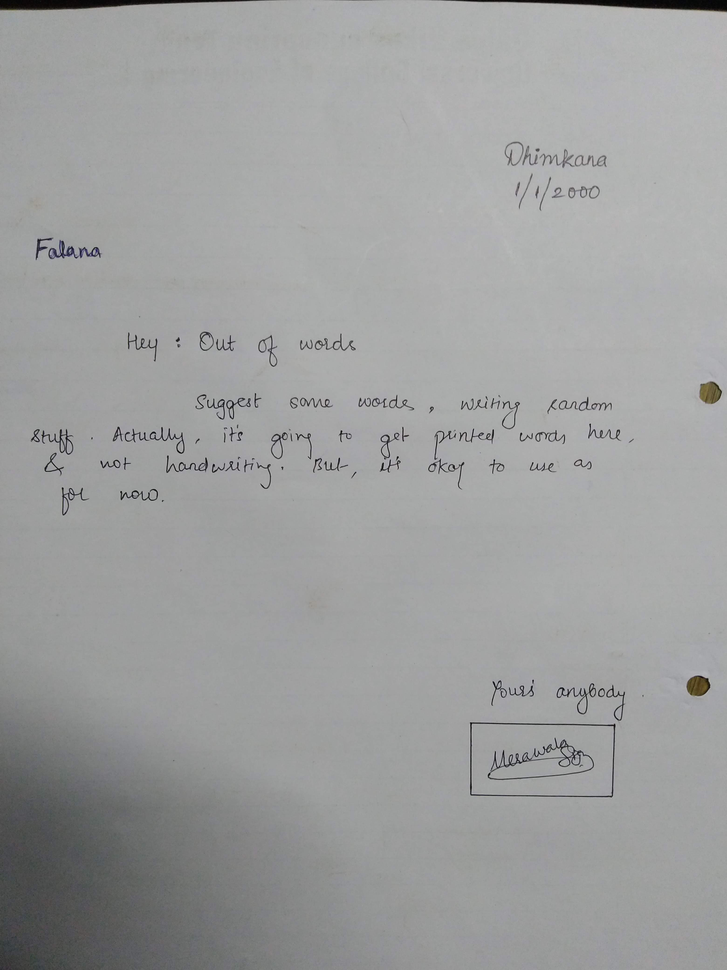
#> input picture rect/rect_sample.png, 727 x 970 px, shrunk from 3120 x 4160 before the run
$ python rect.py   (older library calls are emulated)
#> lines starting #> are read from the running program, lines starting #| are printed output that depends on the picture; after the words box and inside, x2 and y2 are one past the last pixel; in counts of white or black regions, pixels touching at a corner belong together
import cv2
import numpy as np
import os
import re
path=re.sub(r"\\",r"/",os.getcwd())
img = cv2.imread(path+"/rect/rect_sample.png", 0)
#> img: shape (970, 727); min 0, max 202, mean 158

(thresh, img_bin) = cv2.threshold(img, 128, 255,cv2.THRESH_BINARY|cv2.THRESH_OTSU)
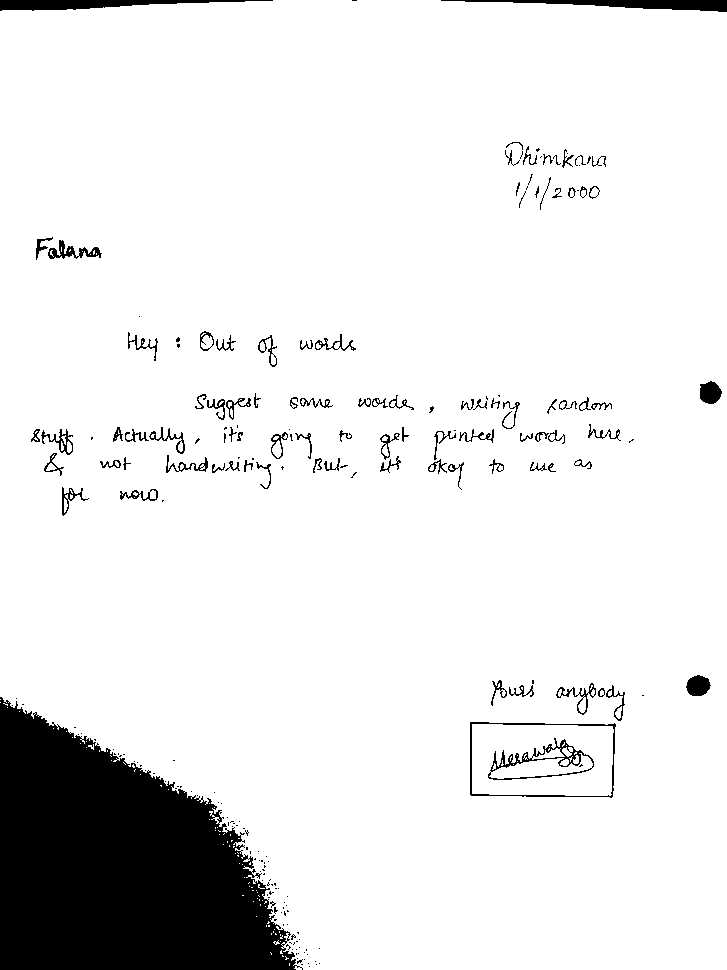
#> img_bin: shape (970, 727); 90.5% white; 220 black regions (132 under 20 px), largest, box (x1, y1, x2, y2) and area: (0, 697, 303, 970) 53929, (441, 0, 727, 12) 1624, (0, 0, 273, 11) 1573
#> thresh = 129

img_bin = 255-img_bin
cv2.imwrite("Image_bin.jpg",img_bin)

kernel_length = np.array(img).shape[1]//80
#> kernel_length = 9
verticle_kernel = cv2.getStructuringElement(cv2.MORPH_RECT, (1, kernel_length))
#> verticle_kernel = [1, 1, 1, 1, 1, 1, 1, 1, 1]
hori_kernel = cv2.getStructuringElement(cv2.MORPH_RECT, (kernel_length, 1))
kernel = cv2.getStructuringElement(cv2.MORPH_RECT, (3, 3))

img_temp1 = cv2.erode(img_bin, verticle_kernel, iterations=3)
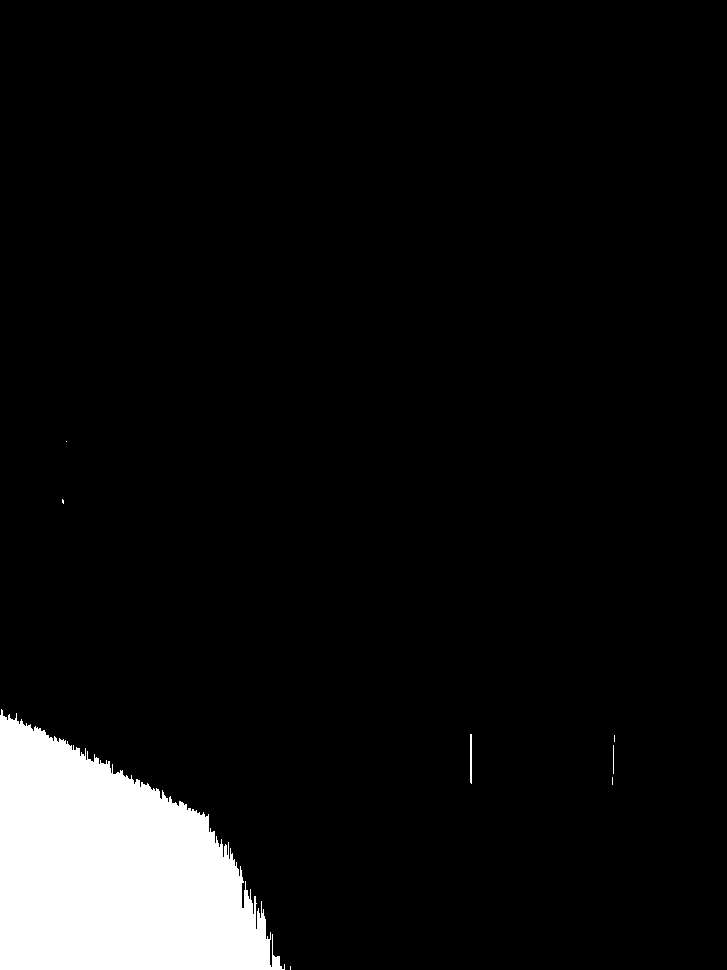
#> img_temp1: shape (970, 727); 7% white; 8 white regions (5 under 20 px), largest, box (x1, y1, x2, y2) and area: (0, 709, 285, 970) 48918, (470, 734, 472, 784) 99, (613, 745, 614, 774) 29
verticle_lines_img = cv2.dilate(img_temp1, verticle_kernel, iterations=3)
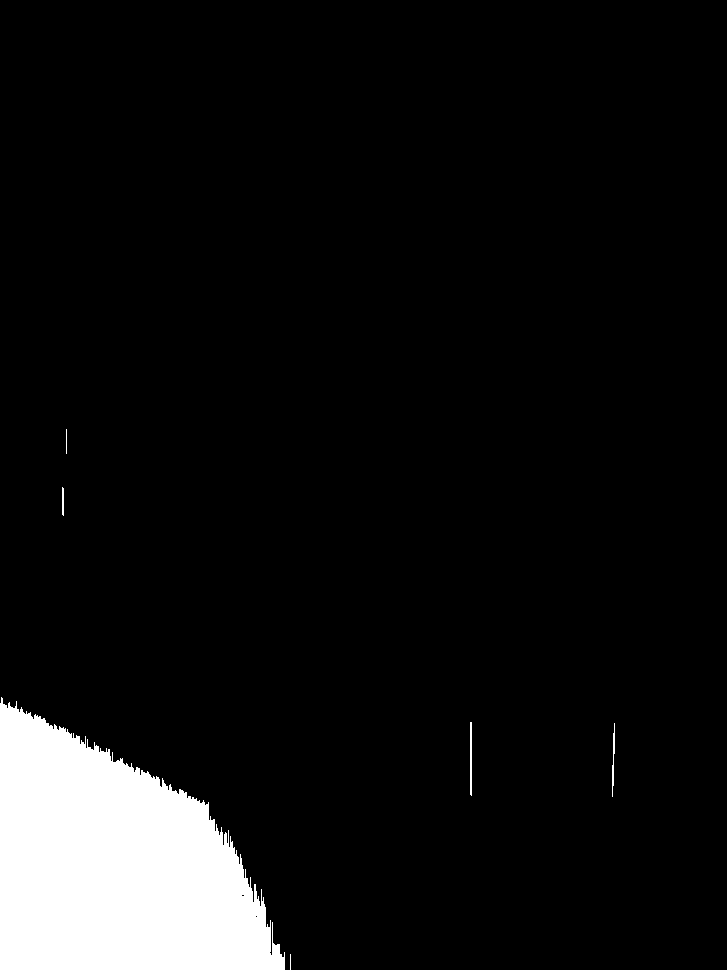
#> verticle_lines_img: shape (970, 727); 7.5% white; 6 white regions (1 under 20 px), largest, box (x1, y1, x2, y2) and area: (0, 697, 285, 970) 52434, (470, 722, 472, 796) 147, (612, 723, 615, 797) 116, (62, 487, 64, 516) 56, (66, 429, 67, 454) 25
cv2.imwrite("verticle_lines.jpg",verticle_lines_img)

img_temp2 = cv2.erode(img_bin, hori_kernel, iterations=3)
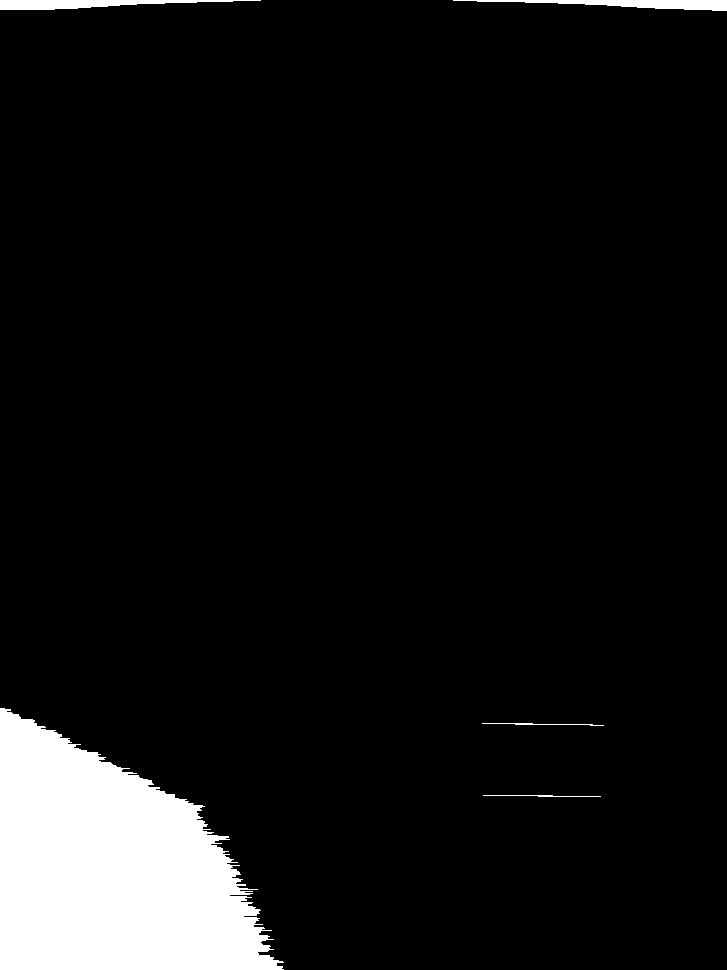
#> img_temp2: shape (970, 727); 7.5% white; 5 white regions, box (x1, y1, x2, y2) and area: (0, 708, 284, 970) 49405, (453, 0, 727, 11) 1483, (0, 0, 261, 10) 1445, (482, 723, 604, 726) 143, (483, 795, 601, 797) 133
horizontal_lines_img = cv2.dilate(img_temp2, hori_kernel, iterations=3)
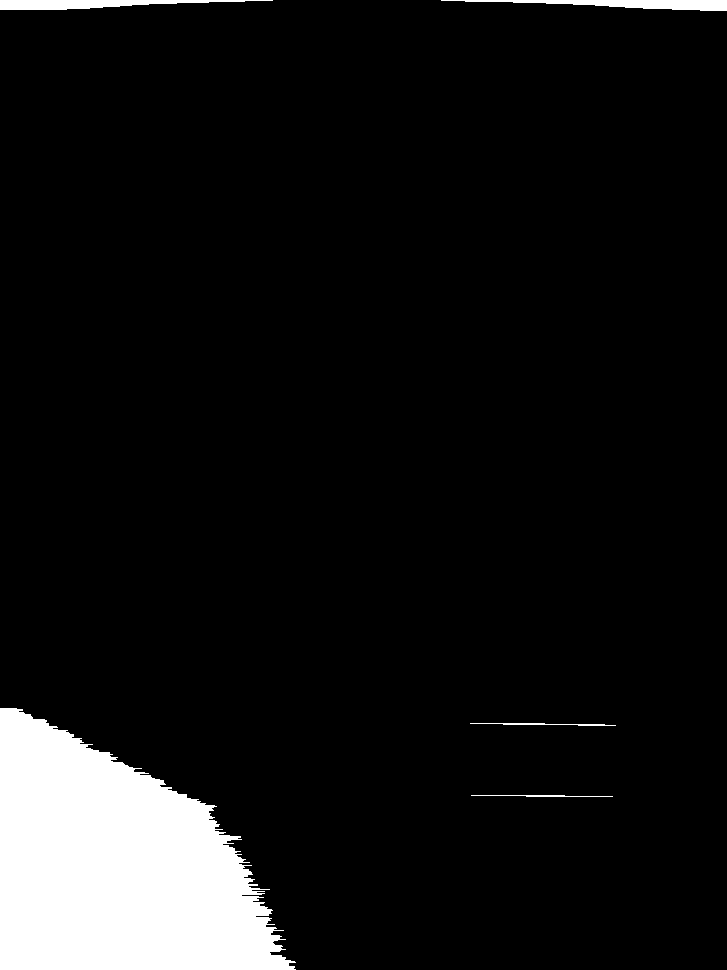
#> horizontal_lines_img: shape (970, 727); 8% white; 5 white regions, box (x1, y1, x2, y2) and area: (0, 708, 296, 970) 52549, (441, 0, 727, 11) 1615, (0, 0, 273, 10) 1565, (470, 723, 616, 726) 215, (471, 795, 613, 797) 181
cv2.imwrite("horizontal_lines.jpg",horizontal_lines_img)

alpha = 0.5
beta = 1.0 - alpha

img_final_bin = cv2.addWeighted(verticle_lines_img, alpha, horizontal_lines_img, beta, 0.0)
img_final_bin = cv2.erode(~img_final_bin, kernel, iterations=2)
(thresh, img_final_bin) = cv2.threshold(img_final_bin, 128,255, cv2.THRESH_BINARY | cv2.THRESH_OTSU)
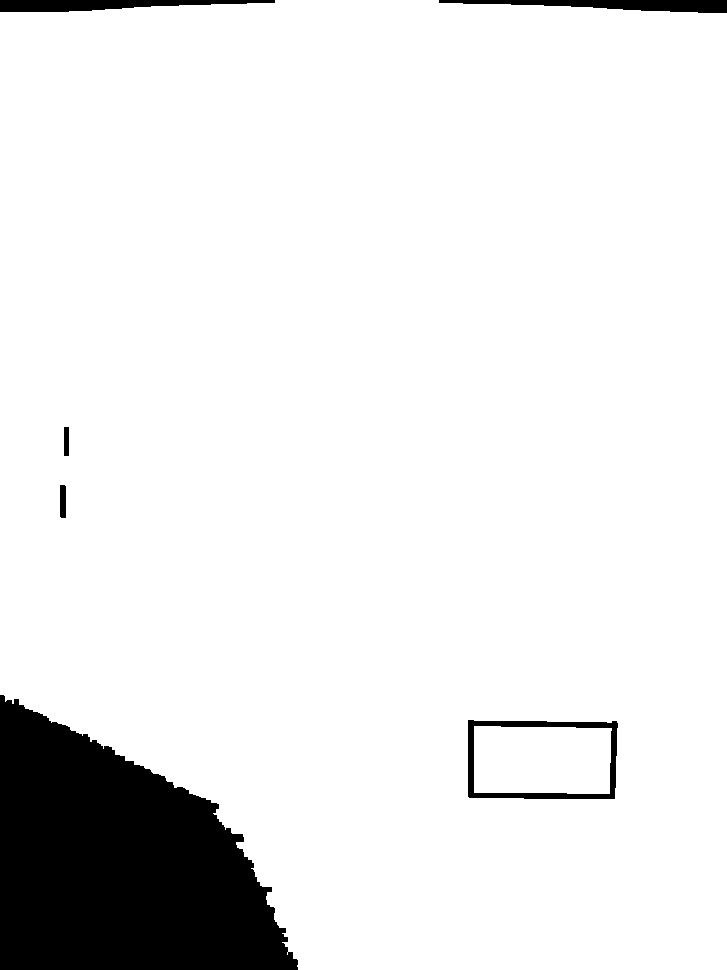
#> img_final_bin: shape (970, 727); 91.2% white; 6 black regions
#> thresh = 127
cv2.imwrite("img_final_bin.jpg",img_final_bin)

im2, contours, hierarchy = cv2.findContours(img_final_bin, cv2.RETR_TREE, cv2.CHAIN_APPROX_SIMPLE)
#> contours = 5 contours; box (x1, y1, x2, y2) and area: (0, 0, 727, 970) 644116, (467, 719, 619, 800) 11677, (474, 726, 612, 794) 8848, (59, 484, 67, 519) 233, (63, 426, 70, 457) 178

idx = 0
dx="001001_"
ind=lambda x:"0"*(3-len(str(x)))+str(x)
for c in contours:
# Returns the location and width,height for every contour
    x, y, w, h = cv2.boundingRect(c)
    if (w >= 1.9*h)&(w>70)&(h>70):
        new_img = img[y:y+h, x:x+w]
        cv2.imwrite(path+"/SRectF/001001_000.jpg", new_img)
#> this loop made 5 passes
#> (x, y, w, h) on passes 1 to 5: (0, 0, 727, 970), (467, 719, 152, 81), (474, 726, 138, 68), (59, 484, 8, 35), (63, 426, 7, 31)
'''
    if w >= 1.9*h:
        idx += 1
        new_img = img[y:y+h, x:x+w]
        cv2.imwrite(path+"/SRectF/"+dx+ind(idx)+ '.png', new_img)
# If the box height is greater then 20, widht is >80, then only save it as a box in "cropped/" folder.
    if w >= 1.9*h:
        idx += 1
        new_img = img[y:y+h, x:x+w]
        cv2.imwrite(path+"/SRectF/"+dx +ind(idx)+ '.png', new_img)
    if (w >= 1.9*h)&(w>70)&(h>70):
        print("inside")
        new_img = img[y:y+h, x:x+w]
        cv2.imwrite(path+"/SRectF/001001_000.jpg", new_img)
        nm=new_img
'''
